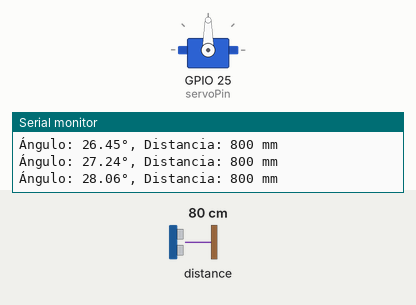
Recording of a sketch running on a simulated ESP32. Parts: servo, the last lines printed to the serial monitor. Inputs (shaded band) come from the test bench; at power-on: distance to the obstacle 80 cm.

Above: at 1.2 s.
1.3 s: distance to the obstacle set to 250 cm
At 15.6 s:
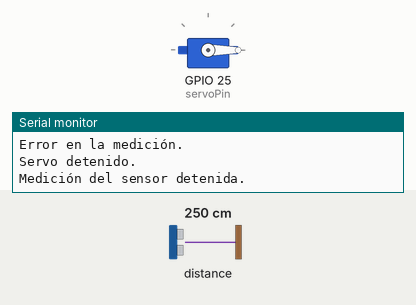
Timing chart, 0 to 41.5 s (numbered marks = the images above; inputs shaded):
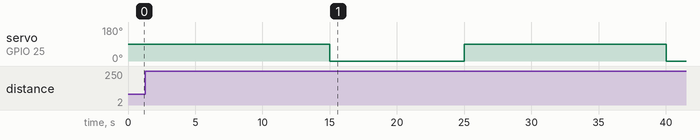

The sketch:

LIDAR_fragmento.ino
```cpp
#include <Wire.h>
#include <Adafruit_VL53L0X.h>
#include <Servo.h>

// Crear instancias para el sensor y el servo
Adafruit_VL53L0X lox = Adafruit_VL53L0X();
Servo servoMotor;

// Pin del servo
const int servoPin = 25; // Cambia este pin según tu configuración

// Tiempo total para un giro completo (en milisegundos)
const int giroCompletoMs = 15000;

void setup() {
  Serial.begin(115200);

  // Configurar el servo
  servoMotor.attach(servoPin);

  // Iniciar comunicación con el sensor VL53L0X
  if (!lox.begin()) {
    Serial.println("¡Error al iniciar el VL53L0X!");
    while (1);
  }
  Serial.println("VL53L0X iniciado correctamente.");
}

void loop() {
  scanWithLidar();
  delay(10000); // Esperar un tiempo antes de la siguiente medición
}


void scanWithLidar() {
  Serial.println("Iniciando escaneo con LIDAR...");

  // Iniciar medición continua
  lox.startRangeContinuous();
  Serial.println("Sensor en modo de medición continua.");

  // Hacer girar el servo
  long startTime = millis();
  servoMotor.write(90); // Gira el servo continuamente

  // Realizar medición continua mientras el servo gira
  while (millis() - startTime < giroCompletoMs) {
    // Leer distancia mientras el servo gira
    VL53L0X_RangingMeasurementData_t measure;
    lox.rangingTest(&measure, false);

    if (measure.RangeStatus == 0) {
      // Distancia válida, imprimirla junto con el tiempo para calcular el ángulo
      long elapsedTime = millis() - startTime;
      float angle = (360.0 * elapsedTime) / giroCompletoMs;
      Serial.print("Ángulo: ");
      Serial.print(angle);
      Serial.print("°, Distancia: ");
      Serial.print(measure.RangeMilliMeter);
      Serial.println(" mm");
    } else {
      Serial.println("Error en la medición.");
    }
  }

  // Detener el servo
  servoMotor.write(0); // Detener el servo
  Serial.println("Servo detenido.");

  // Detener mediciones del sensor (FALTA ESTA LÍNEA EN EL ORIGINAL)
  lox.stopRangeContinuous();
  Serial.println("Medición del sensor detenida.");
}
```
